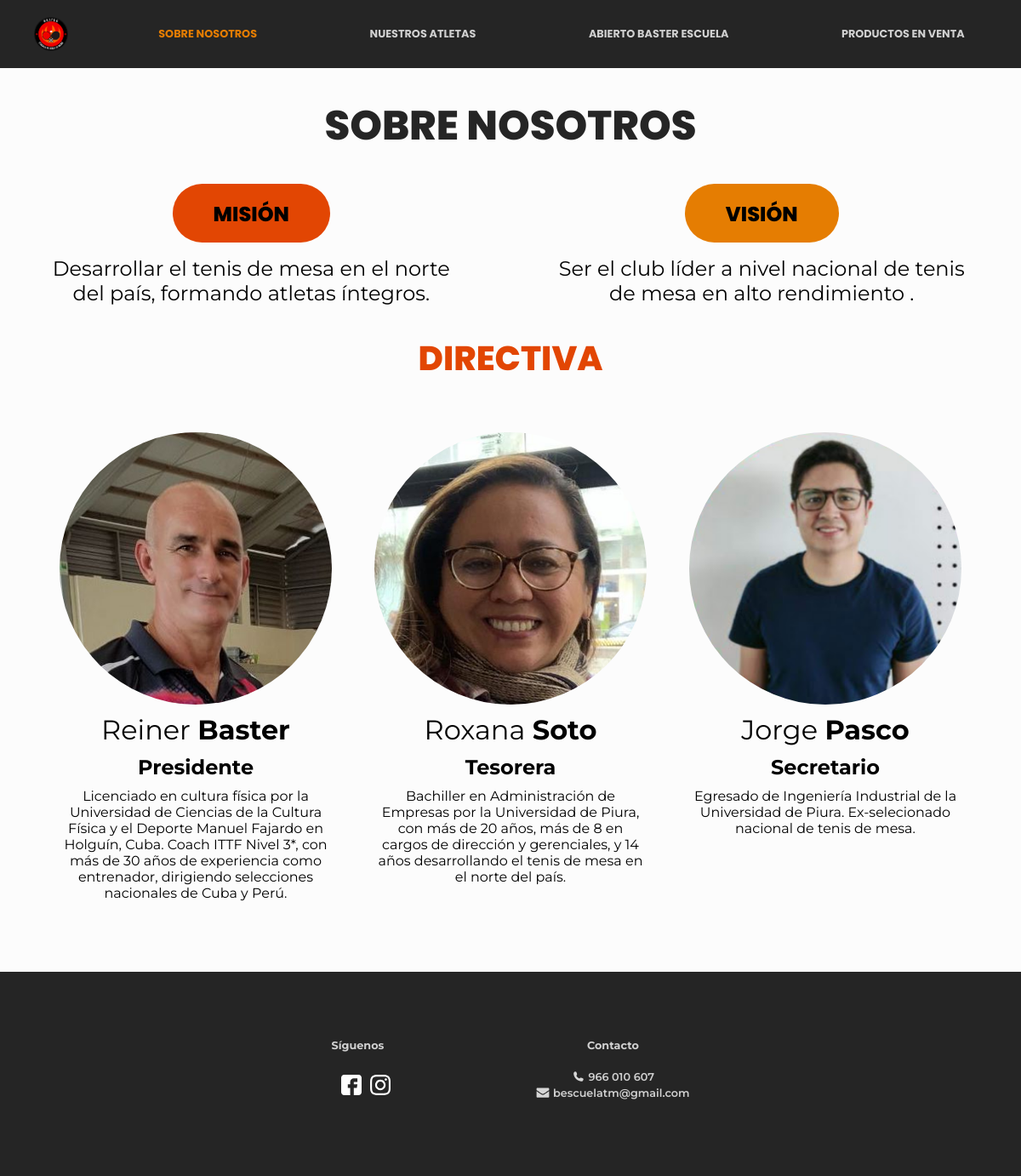
/about, run on the app's committed database.
### tables this page shows
CREATE TABLE "miembros_directiva" (
	"id"	INTEGER UNIQUE,
	"nombre"	TEXT NOT NULL,
	"apellido"	TEXT NOT NULL,
	"descripcion"	TEXT,
	"foto"	BLOB,
	"cargo"	TEXT NOT NULL,
	PRIMARY KEY("id" AUTOINCREMENT)
);

### app.py (the view)
@app.route('/about')
def about():
    name = 'about'
    directiva = db.execute("SELECT * FROM miembros_directiva").fetchall()
    directiva_info = []
    for el in directiva:
        new_item = {}
        for key, value in el.items():
            if key != "foto":
                new_item[key] = value
            else:
                file_name = f"{el['id']}-{el['nombre']}-{el['apellido']}"
                complete_path = write_blob_to_file(
                    value, "directiva", file_name)
                new_item[key] = complete_path
        directiva_info.append(new_item)
    print("directiva_info", directiva_info)
    return render_template(f"{name}.html", active=f"{name}", directiva=directiva_info)

### app.py (called while the page is built)
def dict_factory(cursor, row):
    d = {}
    for i, col in enumerate(cursor.description):
        d[col[0]] = row[i]
    return d

def write_blob_to_file(data, type, file_name):
    filename = f"img/photos/{type}/{file_name}.jpg"
    with open(f".{url_for('static', filename=filename)}", "wb+") as file:
        file.write(data)
    return filename

@app.after_request
def after_request(response):
    response.headers["Cache-Control"] = "no-cache, no-store, must-revalidate"
    response.headers["Expires"] = 0
    response.headers["Pragma"] = "no-cache"
    return response

### templates/about.html (shortened to what this page needs)
{% extends "layout.html" %}
{% block styles %}
<link rel="stylesheet" type="text/css" href="{{ url_for('static', filename='styles/about.css') }}">
{% endblock %}
{% block main %}
<h1>SOBRE NOSOTROS</h1>
<section class="mv-section">
    <div class="m-container mv-title">MISIÓN</div>
    <div class="v-container mv-title">VISIÓN</div>
    <div class="m-text-container mv-text">Desarrollar el tenis de mesa en el norte del país,
        formando atletas íntegros.</div>
    <div class="v-text-container mv-text">Ser el club líder a nivel nacional de tenis de mesa
        en alto rendimiento .</div>
</section>
<section class="historia">
    <h2>DIRECTIVA</h2>
    <div class="directiva-container">
        {% for persona in directiva %}
            <div class="directiva-item">
                <img src="{{ url_for('static', filename=persona['foto']) }}">
                <div class="directiva-item-name">{{ persona["nombre"] }} <span class="bold">{{ persona["apellido"] }}</span></div>
                <div class="directiva-item-role bold">{{ persona["cargo"] }}</div>
                <div class="directiva-item-description">{{ persona["descripcion"] }}</div>
            </div>
        {% endfor %}
    </div>
</section>
{% endblock %}

### templates/layout.html (shortened to what this page needs)
<!DOCTYPE html>
<html lang="en">
<head>
    <link rel="stylesheet" type="text/css" href="{{ url_for('static', filename='styles/shared.css') }}">
    {% block styles %}{% endblock %}
</head>
<body>
    <nav>
        <div class="menu-container img-cont">
            <a href="/">
                <img src="{{ url_for('static', filename='img/logo.png') }}">
            </a>
        </div>
        <div class="menu-container items-cont">
            <a href="/about" class="{{ 'active' if active == 'about'}}">SOBRE NOSOTROS</a>
            <a href="/atletas" class="{{ 'active' if active == 'atletas'}}">NUESTROS ATLETAS</a>
            <a href="/abierto" class="{{ 'active' if active == 'abierto'}}">ABIERTO BASTER ESCUELA</a>
            <a href="/productos" class="{{ 'active' if active == 'productos'}}">PRODUCTOS EN VENTA</a>
        </div>
    </nav>
    <main>
        {% block main %}{% endblock %}
    </main>
    <footer>
        <div class="info-container">
            <div class="siguenos">Síguenos</div>
            <div class="siguenos-content">
                <a href="https://web.facebook.com/BasterEscuela/" target="_blank">
                    <img src="{{ url_for('static', filename='img/icons/facebook.svg') }}" />
                </a>
                <a href="https://instagram.com/basterescueladetenisdemesa?igshid=f8lkij4gqk22" target="_blank">
                    <img src="{{ url_for('static', filename='img/icons/instagram.svg') }}" />
                </a>
            </div>
            <div class="contacto">Contacto</div>
            <div class="contacto-content">
                <div class="contacto-el">
                    <img src="{{ url_for('static', filename='img/icons/phone.svg') }}">
                    <div>&nbsp966 010 607</div>
                </div>
                <div class="contacto-el">
                    <img src="{{ url_for('static', filename='img/icons/message.svg') }}">
                    <div>&nbspbescuelatm@gmail.com</div>
                </div>
            </div>
        </div>
    </footer>
</body>
</html>

### static/styles/shared.css (style rules this page uses)
:root { --main-red: rgb(226, 70, 3); --main-orange: #E57D02; --dark-gray: #252525; --super-light-gray: #FCFCFC; --light-gray: #D0D0D0; --title: Poppins; --content: Montserrat }
* { margin: 0; padding: 0; }
body { background-color: var(--super-light-gray); }
a { text-decoration: none; }
nav { width: 100%; height: 5rem; background-color: var(--dark-gray); display: flex; align-items: center; font-family: var(--title); font-weight: 700; font-size: .8rem; }
.menu-container { height: 100%; display: flex; justify-content: space-around; align-items: center; }
.img-cont { flex-basis: 10%; }
.items-cont { flex-basis: 90%; }
.img-cont a { height: 100%; display: flex; align-items: center; }
.menu-container img { height: 70%; width: auto; transition: all 0.2s; }
.items-cont a { color: var(--light-gray); transition: all .2s; }
.items-cont .active { color: var(--main-orange) }
main { padding-bottom: 3rem; }
footer { height: 15rem; background-color: var(--dark-gray); display: flex; justify-content: center; align-items: center; }
.info-container { width: 50%; height: 40%; display: grid; grid-template: "s c" "sc cc" "sc cc"; justify-items: center; align-items: center; font-family: Montserrat; font-weight: 700; font-size: .8rem; color: var(--light-gray); }
.siguenos { grid-area: s; }
.siguenos-content { margin-left: -10px; grid-area: sc; display: flex; width: 20%; justify-content: space-around; }
.contacto { grid-area: c; }
.contacto-content { grid-area: cc; display: flex; flex-direction: column; }
.contacto-el { display: flex; align-items: center; justify-content: center; font-weight: 600; margin-bottom: 0.2rem; }
footer .siguenos-content img { width: 1.5rem; margin-left: 10px; transition: all .2s; }
.contacto-el > img { width: 1rem; filter: invert(100%) sepia(0%) saturate(4921%) hue-rotate(184deg) brightness(97%) contrast(72%); }

### static/styles/about.css (style rules this page uses)
h1 { margin-top: 2rem; text-align: center; font-family: var(--title); font-size: 3rem; font-weight: 800; color: var(--dark-gray) }
section { margin-top: 2rem; }
.mv-section { display: grid; grid-template: "mc vc" "mc vc" "mt vt"; justify-items: center; align-items: center; }
.m-container { grid-area: mc; background-color: var(--main-red); }
.v-container { grid-area: vc; background-color: var(--main-orange); }
.m-text-container { grid-area: mt; }
.v-text-container { grid-area: vt; }
.mv-title { width: fit-content; height: fit-content; border-radius: 50px; padding: 1.1rem 3rem 1rem 3rem; margin-bottom: 1rem; font-family: var(--title); font-weight: 800; font-size: 1.5rem; display: flex; align-items: center; }
.mv-text { padding: 0 3rem 0 3rem; font-family: var(--content); font-size: 1.5rem; text-align: center; }
h2 { margin-bottom: 2rem; text-align: center; font-family: var(--title); font-size: 2.5rem; font-weight: 800; color: var(--main-red) }
.directiva-container { display: flex; flex-wrap: wrap; justify-content: center; }
.directiva-item { flex: 0 1 300px; margin: 25px; display: flex; flex-direction: column; align-items: center; justify-content: start; font-family: var(--content); text-align: center; }
.directiva-item > * { margin-bottom: 10px; }
.directiva-item img { height: 20rem; width: auto; border-radius: 50%; }
.directiva-item-name { font-size: 2rem; }
.directiva-item-role { font-size: 1.5rem; }
.directiva-item-description { font-style: 1rem; }
.bold { font-weight: 700; }

### data on the page
miembros_directiva: shows a picture, nombre "Reiner", apellido "Baster", cargo "Presidente", descripcion "Licenciado en cultura física por la Universidad de Ciencias de la Cultura Física y el Deporte Manuel Fajardo en Holguín, Cuba. Coach ITTF Nivel 3*, con más de 30 años de experiencia como entrenador, dirigiendo selecciones nacionales de Cuba y Perú."
miembros_directiva: shows a picture, nombre "Roxana", apellido "Soto", cargo "Tesorera", descripcion "Bachiller en Administración de Empresas por la Universidad de Piura, con más de 20 años, más de 8 en cargos de dirección y gerenciales, y 14 años desarrollando el tenis de mesa en el norte del país."
miembros_directiva: shows a picture, nombre "Jorge", apellido "Pasco", cargo "Secretario", descripcion "Egresado de Ingeniería Industrial de la Universidad de Piura. Ex-selecionado nacional de tenis de mesa."
